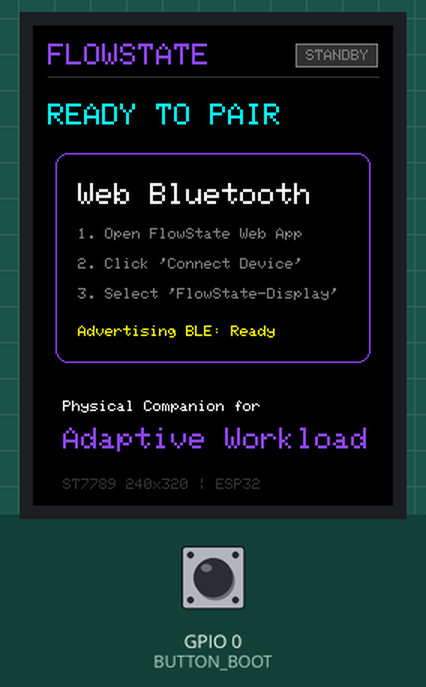
Recording of a program running on a simulated ESP32. Shown: 240×320 colour display. Inputs (shaded band) come from the test bench; at power-on: GPIO 0 (BUTTON_BOOT) HIGH. Nothing arrives over Bluetooth unless stated; a phone connects over Bluetooth LE 3 s after start; what the program prints to the serial monitor is not drawn.

Above: at 0.8 s.
At 4.3 s:
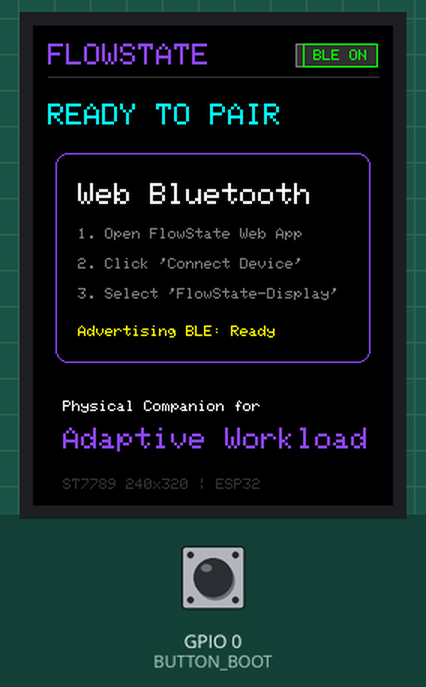
4.4 s: GPIO 0 (BUTTON_BOOT) pulled LOW for 0.15 s
At 5.7 s:
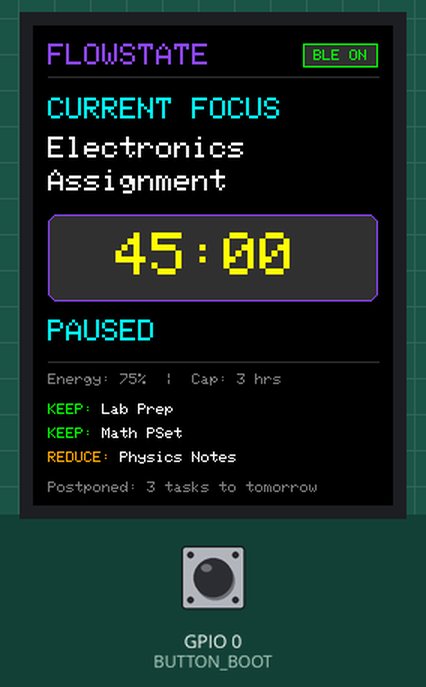
6.0 s: GPIO 0 (BUTTON_BOOT) pulled LOW for 1 s
At 7.3 s:
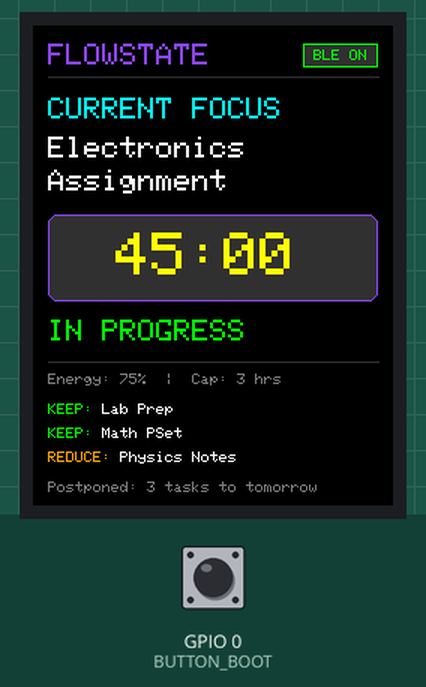
8.5 s: GPIO 0 (BUTTON_BOOT) pulled LOW for 3.2 s
At 10.1 s:
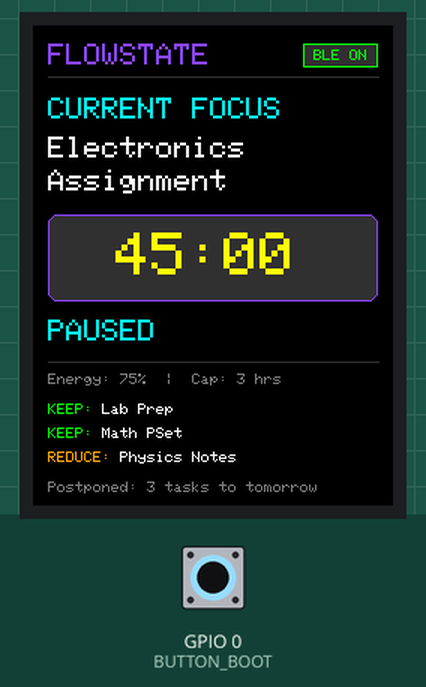
Timing chart, 0 to 11.6 s (numbered marks = the images above; inputs shaded):
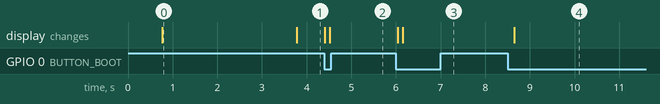

Measured:
- after the input at 4.4 s, the display: first changes at once (image 2 shows a later state)
- after the input at 6.0 s, the display: first changes after 0.05 s (image 3 shows a later state)
- after the input at 8.5 s, the display: changes after 0.15 s (image 4)
- what the display in image 0 shows lasts 3.0 s, from 0.8 s to 3.8 s

The program:

main.cpp
```cpp
#include <Arduino.h>
#include <SPI.h>
#include <Adafruit_GFX.h>
#include <Adafruit_ST7789.h>
#include <ArduinoJson.h>
#include <BLEDevice.h>
#include <BLEServer.h>
#include <BLEUtils.h>
#include <BLE2902.h>

// ==================================================
// 1. HARDWARE PIN DEFINITIONS (LOCKED BASELINE)
// ==================================================
#define TFT_CS    5
#define TFT_DC    21
#define TFT_RST   22
#define TFT_SCLK  18
#define TFT_MOSI  23

// DevKit BOOT button for interactive control
#define BUTTON_BOOT 0

// ==================================================
// 2. COLOR DEFINITIONS (16-bit Hex)
// ==================================================
#define COLOR_BLACK    0x0000
#define COLOR_WHITE    0xFFFF
#define COLOR_GREEN    0x07E0
#define COLOR_YELLOW   0xFFE0
#define COLOR_CYAN     0x07FF
#define COLOR_GREY     0x7BEF
#define COLOR_DARKGREY 0x3186
#define COLOR_PURPLE   0x8A3E  // FlowState Primary Violet
#define COLOR_ORANGE   0xFD20

// ==================================================
// 3. BLE GATT UUIDs
// ==================================================
#define SERVICE_UUID           "19b10000-e8f2-537e-4f6c-d104768a1214"
#define CHARACTERISTIC_RX_UUID "19b10001-e8f2-537e-4f6c-d104768a1214" // Web -> ESP32
#define CHARACTERISTIC_TX_UUID "19b10002-e8f2-537e-4f6c-d104768a1214" // ESP32 -> Web

// ==================================================
// 4. DISPLAY & BLE GLOBALS
// ==================================================

// ESP32 Arduino core 3.x removed VSPI/HSPI defines.
// VSPI was SPI bus 3 on classic ESP32 — define it if missing.
#ifndef VSPI
  #define VSPI 3
#endif

SPIClass spi(VSPI);
Adafruit_ST7789 tft = Adafruit_ST7789(&spi, TFT_CS, TFT_DC, TFT_RST);

BLEServer* pServer = nullptr;
BLECharacteristic* pTxCharacteristic = nullptr;
bool deviceConnected = false;
bool oldDeviceConnected = false;

String incomingBuffer = "";
String serialBuffer = "";

struct CompanionState {
  String focusTitle = "Electronics Assignment";
  String focusSubtitle = "Problem Set 4";
  int remainingSeconds = 45 * 60;
  int initialSeconds = 45 * 60;
  String status = "IN PROGRESS";
  int energy = 75;
  int capacityMins = 210;
  String keep1 = "Lab Prep";
  String keep2 = "Math PSet";
  String reduceTask = "Physics Notes";
  int moveCount = 3;
  bool isTimerRunning = true;
  bool hasData = false;
};

CompanionState currentState;
unsigned long lastSecondTick = 0;
unsigned long lastButtonCheck = 0;
bool lastButtonState = HIGH;

void renderWaitingScreen();
void renderFullState();
void updateTimerDisplay();

// ==================================================
// 5. BLE CALLBACKS
// ==================================================
class ServerCallbacks : public BLEServerCallbacks {
  void onConnect(BLEServer* pServer) override {
    deviceConnected = true;
    Serial.println("[BLE] Web client connected!");
  }

  void onDisconnect(BLEServer* pServer) override {
    deviceConnected = false;
    Serial.println("[BLE] Web client disconnected.");
  }
};

bool processJsonPayload(String jsonStr) {
  JsonDocument doc;
  DeserializationError err = deserializeJson(doc, jsonStr);

  if (!err) {
    Serial.println("[Payload] Valid FlowState JSON received!");

    if (doc["focus"].is<const char*>()) {
      currentState.focusTitle = doc["focus"].as<String>();
    }
    if (doc["sub"].is<const char*>()) {
      currentState.focusSubtitle = doc["sub"].as<String>();
    }
    if (doc["mins"].is<int>()) {
      currentState.initialSeconds = doc["mins"].as<int>() * 60;
      currentState.remainingSeconds = currentState.initialSeconds;
    }
    if (doc["status"].is<const char*>()) {
      currentState.status = doc["status"].as<String>();
    }
    if (doc["energy"].is<int>()) {
      currentState.energy = doc["energy"].as<int>();
    }
    if (doc["capacity"].is<int>()) {
      currentState.capacityMins = doc["capacity"].as<int>();
    }
    if (doc["keep1"].is<const char*>()) {
      currentState.keep1 = doc["keep1"].as<String>();
    }
    if (doc["keep2"].is<const char*>()) {
      currentState.keep2 = doc["keep2"].as<String>();
    }
    if (doc["reduce"].is<const char*>()) {
      currentState.reduceTask = doc["reduce"].as<String>();
    }
    if (doc["moveCount"].is<int>()) {
      currentState.moveCount = doc["moveCount"].as<int>();
    }
    if (doc["running"].is<bool>()) {
      currentState.isTimerRunning = doc["running"].as<bool>();
    } else {
      currentState.isTimerRunning = (currentState.status == "IN PROGRESS");
    }

    currentState.hasData = true;
    renderFullState();
    return true;
  } else {
    Serial.print("[JSON Error] ");
    Serial.println(err.c_str());
    return false;
  }
}

class RxCallbacks : public BLECharacteristicCallbacks {
  void onWrite(BLECharacteristic* pCharacteristic) override {
    // ESP32 Arduino 3.x: getValue() returns Arduino String, not std::string
    String rxValue = pCharacteristic->getValue();
    if (rxValue.length() == 0) return;

    incomingBuffer += rxValue;

    int openBrace = incomingBuffer.indexOf('{');
    int closeBrace = incomingBuffer.lastIndexOf('}');

    if (openBrace >= 0 && closeBrace > openBrace) {
      String jsonStr = incomingBuffer.substring(openBrace, closeBrace + 1);
      incomingBuffer = incomingBuffer.substring(closeBrace + 1);

      if (processJsonPayload(jsonStr)) {
        if (pTxCharacteristic) {
          String ack = "{\"status\":\"ok\",\"received\":true}";
          pTxCharacteristic->setValue(ack.c_str());
          pTxCharacteristic->notify();
        }
      }
    }
  }
};

// ==================================================
// 6. UI RENDERING (240x320 PORTRAIT)
// ==================================================
void drawHeader() {
  tft.setTextColor(COLOR_PURPLE);
  tft.setTextSize(2);
  tft.setCursor(10, 12);
  tft.print("FLOWSTATE");

  tft.setTextSize(1);
  if (deviceConnected) {
    tft.fillRect(180, 12, 50, 16, COLOR_DARKGREY);
    tft.drawRect(180, 12, 50, 16, COLOR_GREEN);
    tft.setTextColor(COLOR_GREEN);
    tft.setCursor(187, 16);
    tft.print("BLE ON");
  } else {
    tft.fillRect(175, 12, 55, 16, COLOR_DARKGREY);
    tft.drawRect(175, 12, 55, 16, COLOR_GREY);
    tft.setTextColor(COLOR_GREY);
    tft.setCursor(182, 16);
    tft.print("STANDBY");
  }

  tft.drawLine(10, 34, 230, 34, COLOR_DARKGREY);
}

void renderWaitingScreen() {
  tft.fillScreen(COLOR_BLACK);
  drawHeader();

  tft.setTextColor(COLOR_CYAN);
  tft.setTextSize(2);
  tft.setCursor(10, 52);
  tft.print("READY TO PAIR");

  tft.drawRoundRect(15, 85, 210, 140, 8, COLOR_PURPLE);
  tft.fillRoundRect(16, 86, 208, 138, 7, COLOR_BLACK);

  tft.setTextColor(COLOR_WHITE);
  tft.setTextSize(2);
  tft.setCursor(30, 105);
  tft.print("Web Bluetooth");

  tft.setTextColor(COLOR_GREY);
  tft.setTextSize(1);
  tft.setCursor(30, 135);
  tft.print("1. Open FlowState Web App");
  tft.setCursor(30, 155);
  tft.print("2. Click 'Connect Device'");
  tft.setCursor(30, 175);
  tft.print("3. Select 'FlowState-Display'");

  tft.setTextColor(COLOR_YELLOW);
  tft.setTextSize(1);
  tft.setCursor(30, 200);
  tft.print("Advertising BLE: Ready");

  tft.setTextColor(COLOR_WHITE);
  tft.setTextSize(1);
  tft.setCursor(20, 250);
  tft.print("Physical Companion for");
  tft.setTextColor(COLOR_PURPLE);
  tft.setTextSize(2);
  tft.setCursor(20, 268);
  tft.print("Adaptive Workload");

  tft.setTextColor(COLOR_DARKGREY);
  tft.setTextSize(1);
  tft.setCursor(20, 302);
  tft.print("ST7789 240x320 | ESP32");
}

void renderFullState() {
  tft.fillScreen(COLOR_BLACK);
  drawHeader();

  tft.setTextColor(COLOR_CYAN);
  tft.setTextSize(2);
  tft.setCursor(10, 48);
  tft.print("CURRENT FOCUS");

  tft.setTextColor(COLOR_WHITE);
  tft.setTextSize(2);

  String title = currentState.focusTitle;
  if (title.length() > 16) {
    int splitIdx = title.lastIndexOf(' ', 16);
    if (splitIdx == -1) splitIdx = 16;
    String line1 = title.substring(0, splitIdx);
    String line2 = title.substring(splitIdx + 1);
    tft.setCursor(10, 74);
    tft.print(line1);
    tft.setCursor(10, 96);
    tft.print(line2.substring(0, 16));
  } else {
    tft.setCursor(10, 74);
    tft.print(title);
  }

  tft.fillRoundRect(10, 126, 220, 58, 6, COLOR_DARKGREY);
  tft.drawRoundRect(10, 126, 220, 58, 6, COLOR_PURPLE);
  updateTimerDisplay();

  uint16_t badgeColor = (currentState.status == "IN PROGRESS") ? COLOR_GREEN :
                        (currentState.status == "REDUCE") ? COLOR_ORANGE : COLOR_CYAN;
  tft.setTextColor(badgeColor);
  tft.setTextSize(2);
  tft.setCursor(10, 196);
  tft.print(currentState.status);

  tft.drawLine(10, 224, 230, 224, COLOR_DARKGREY);

  tft.setTextColor(COLOR_GREY);
  tft.setTextSize(1);
  tft.setCursor(10, 232);
  tft.printf("Energy: %d%%  |  Cap: %d hrs", currentState.energy, currentState.capacityMins / 60);

  tft.setTextColor(COLOR_GREEN);
  tft.setCursor(10, 252);
  tft.print("KEEP: ");
  tft.setTextColor(COLOR_WHITE);
  tft.print(currentState.keep1.substring(0, 18));

  if (currentState.keep2.length() > 0) {
    tft.setTextColor(COLOR_GREEN);
    tft.setCursor(10, 268);
    tft.print("KEEP: ");
    tft.setTextColor(COLOR_WHITE);
    tft.print(currentState.keep2.substring(0, 18));
  }

  if (currentState.reduceTask.length() > 0) {
    tft.setTextColor(COLOR_ORANGE);
    tft.setCursor(10, 284);
    tft.print("REDUCE: ");
    tft.setTextColor(COLOR_WHITE);
    tft.print(currentState.reduceTask.substring(0, 16));
  }

  tft.setTextColor(COLOR_GREY);
  tft.setCursor(10, 304);
  tft.printf("Postponed: %d tasks to tomorrow", currentState.moveCount);
}

void updateTimerDisplay() {
  int totalSec = currentState.remainingSeconds;
  if (totalSec < 0) totalSec = 0;
  int m = totalSec / 60;
  int s = totalSec % 60;

  char timeBuf[12];
  snprintf(timeBuf, sizeof(timeBuf), "%02d:%02d", m, s);

  tft.fillRect(20, 134, 200, 42, COLOR_DARKGREY);
  tft.setTextColor(COLOR_YELLOW);
  tft.setTextSize(4);
  tft.setCursor(55, 138);
  tft.print(timeBuf);
}

// ==================================================
// 7. SETUP & MAIN LOOP
// ==================================================
void setup() {
  Serial.begin(115200);
  delay(500);
  Serial.println("\n[FlowState] Initializing Companion Firmware...");

  pinMode(BUTTON_BOOT, INPUT_PULLUP);

  spi.begin(
    TFT_SCLK,
    -1, // MISO unused
    TFT_MOSI,
    TFT_CS
  );

  tft.init(240, 320);
  tft.setRotation(0);

  renderWaitingScreen();

  BLEDevice::init("FlowState-Display");
  pServer = BLEDevice::createServer();
  pServer->setCallbacks(new ServerCallbacks());

  BLEService* pService = pServer->createService(SERVICE_UUID);

  BLECharacteristic* pRxCharacteristic = pService->createCharacteristic(
    CHARACTERISTIC_RX_UUID,
    BLECharacteristic::PROPERTY_WRITE | BLECharacteristic::PROPERTY_WRITE_NR
  );
  pRxCharacteristic->setCallbacks(new RxCallbacks());

  pTxCharacteristic = pService->createCharacteristic(
    CHARACTERISTIC_TX_UUID,
    BLECharacteristic::PROPERTY_NOTIFY | BLECharacteristic::PROPERTY_READ
  );
  pTxCharacteristic->addDescriptor(new BLE2902());

  pService->start();

  BLEAdvertising* pAdvertising = BLEDevice::getAdvertising();
  pAdvertising->addServiceUUID(SERVICE_UUID);
  pAdvertising->setScanResponse(true);
  pAdvertising->setMinPreferred(0x06);
  pAdvertising->setMinPreferred(0x12);
  BLEDevice::startAdvertising();

  Serial.println("[FlowState] BLE Advertising as 'FlowState-Display'");
}

void loop() {
  unsigned long now = millis();

  if (!deviceConnected && oldDeviceConnected) {
    delay(500);
    pServer->startAdvertising();
    Serial.println("[BLE] Restarted advertising");
    oldDeviceConnected = deviceConnected;
    if (!currentState.hasData) {
      renderWaitingScreen();
    } else {
      drawHeader();
    }
  }

  if (deviceConnected && !oldDeviceConnected) {
    oldDeviceConnected = deviceConnected;
    // Don't set hasData=true here; wait for actual JSON payload to arrive
    // Just update the header to show BLE is connected
    drawHeader();
  }

  if (currentState.hasData && currentState.isTimerRunning) {
    if (now - lastSecondTick >= 1000) {
      lastSecondTick = now;
      if (currentState.remainingSeconds > 0) {
        currentState.remainingSeconds--;
        updateTimerDisplay();
      } else {
        currentState.isTimerRunning = false;
        currentState.status = "COMPLETED";
        renderFullState();
        if (pTxCharacteristic && deviceConnected) {
          pTxCharacteristic->setValue("{\"event\":\"timer_done\"}");
          pTxCharacteristic->notify();
        }
      }
    }
  }

  if (now - lastButtonCheck >= 50) {
    lastButtonCheck = now;
    bool btnState = digitalRead(BUTTON_BOOT);
    if (btnState == LOW && lastButtonState == HIGH) {
      Serial.println("[Hardware] BOOT Button Pressed!");
      currentState.isTimerRunning = !currentState.isTimerRunning;
      currentState.status = currentState.isTimerRunning ? "IN PROGRESS" : "PAUSED";
      renderFullState();

      if (pTxCharacteristic && deviceConnected) {
        String msg = currentState.isTimerRunning ? "{\"event\":\"resume\"}" : "{\"event\":\"pause\"}";
        pTxCharacteristic->setValue(msg.c_str());
        pTxCharacteristic->notify();
      }
    }
    lastButtonState = btnState;
  }

  // 4. USB Serial JSON Input (Plugged-in companion)
  while (Serial.available()) {
    char c = (char)Serial.read();
    serialBuffer += c;

    // Guard against unbounded buffer growth (max 1KB)
    if (serialBuffer.length() > 1024) {
      Serial.println("[Serial] Buffer overflow, clearing.");
      serialBuffer = "";
    }

    if (c == '\n' || c == '}') {
      int openBrace = serialBuffer.indexOf('{');
      int closeBrace = serialBuffer.lastIndexOf('}');
      if (openBrace >= 0 && closeBrace > openBrace) {
        String jsonStr = serialBuffer.substring(openBrace, closeBrace + 1);
        serialBuffer = serialBuffer.substring(closeBrace + 1);
        Serial.print("[Serial] Received JSON: ");
        Serial.println(jsonStr);
        if (processJsonPayload(jsonStr)) {
          Serial.println("{\"status\":\"ok\",\"source\":\"serial\"}");
        }
      }
    }
  }

  delay(20);
}
```
